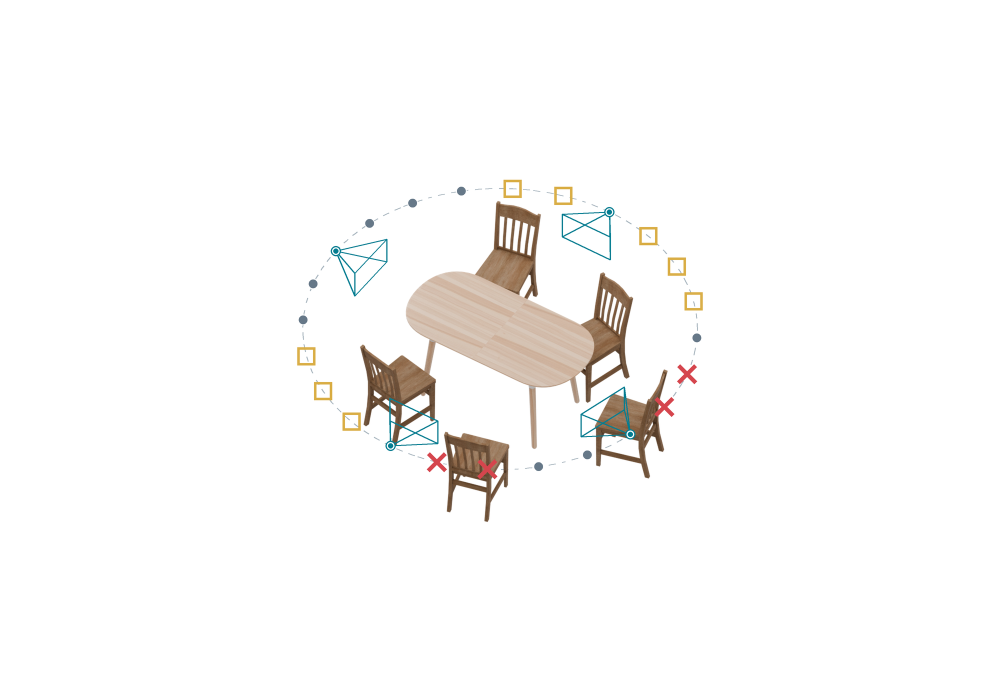
#> input picture figures/source/fig06_viewpoint_generation/candidate_selection_five_chairs.png, 2000 x 1400 px (shown at 1/2 size)
$ python compose_two_insets.py
#> lines starting #> are read from the running program, lines starting #| are printed output that depends on the picture
from pathlib import Path
from PIL import Image,ImageDraw,ImageFont
import json,math
out=Path(__file__).resolve().parent
S=2;W,H=2200,1450
im=Image.new('RGB',(W*S,H*S),'white');crop=(480,220,1520,1233);scale=1.38;origin=(5,20)
#> after `im = Image.new('RGB', (W * S, H * S), 'white')`: im: PIL image 4400x2900 RGB; every value is 255
main=Image.open(out/'candidate_selection_five_chairs.png').convert('RGB').crop(crop);main=main.resize((round(main.width*scale*S),round(main.height*scale*S)),Image.Resampling.LANCZOS);im.paste(main,(origin[0]*S,origin[1]*S));d=ImageDraw.Draw(im)
#> after `main = Image.open(out / 'candidate_selection_five_chairs.png').convert`:
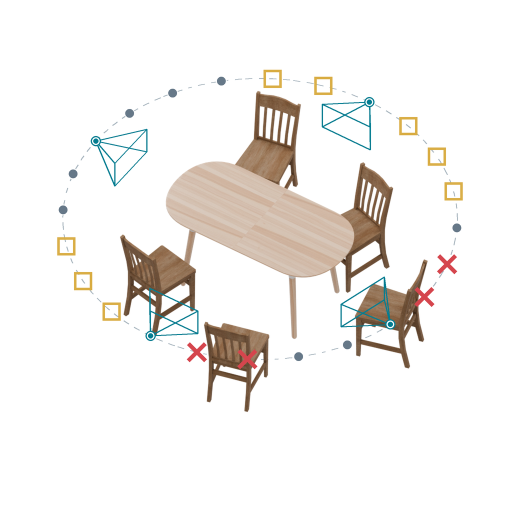
#> main: PIL image 1040x1013 RGB (shown at 1/2 size); mean R, G, B 243.2, 240.5, 237.8
def dash(a,b):
 length=math.dist(a,b)
 for t in range(0,math.ceil(length),18):
  e=min(length,t+10);d.line([(round((a[0]+(b[0]-a[0])*v/length)*S),round((a[1]+(b[1]-a[1])*v/length)*S)) for v in (t,e)],fill='#202020',width=4*S)
def marked(local,key):
 local=local.copy();draw=ImageDraw.Draw(local);x,y=json.loads((out/'cross_positions.json').read_text())[key]
 radius=84 if key=='collision' else 70
 for sign in (-1,1):draw.line([(x-radius,y-sign*radius),(x+radius,y+sign*radius)],fill='#D52F3B',width=22 if key=='collision' else 20)
 return local
def place(local,box):
 bb=local.getchannel('A').point(lambda a:255 if a>15 else 0).getbbox()
 if bb:local=local.crop(bb)
 f=min((box[2]-box[0]-24)*S/local.width,(box[3]-box[1]-24)*S/local.height);local=local.resize((round(local.width*f),round(local.height*f)),Image.Resampling.LANCZOS)
 im.paste(local,(round((box[0]+box[2])*S/2-local.width/2),round((box[1]+box[3])*S/2-local.height/2)),local)
def rounded_dash(box,radius):
 x0,y0,x1,y1=box;pts=[]
 for cx,cy,start in [(x1-radius,y0+radius,-90),(x1-radius,y1-radius,0),(x0+radius,y1-radius,90),(x0+radius,y0+radius,180)]:
  for j in range(25):
   a=math.radians(start+90*j/24);pts.append((cx+radius*math.cos(a),cy+radius*math.sin(a)))
 pts.append(pts[0]);distance=0
 for a,b in zip(pts,pts[1:]):
  length=math.dist(a,b);n=max(1,math.ceil(length))
  for j in range(n):
   t0=j/n;t1=(j+1)/n
   if (distance+length*(t0+t1)/2)%18<10:
    d.line([((a[0]+(b[0]-a[0])*t)*S,(a[1]+(b[1]-a[1])*t)*S) for t in (t0,t1)],fill='#202020',width=4*S)
  distance+=length
def callout(proj,box):
 x=origin[0]+(proj[0]-crop[0])*scale;y=origin[1]+(proj[1]-crop[1])*scale;r=42
 rounded_dash((x-r,y-r,x+r,y+r),12)
 dash((x+r,y-r+12),(box[0],box[1]+35));dash((x+r,y+r-12),(box[0],box[3]-35))
 rounded_dash(box,24)
local=Image.open(out/'occlusion_inset_3d.png').convert('RGBA')
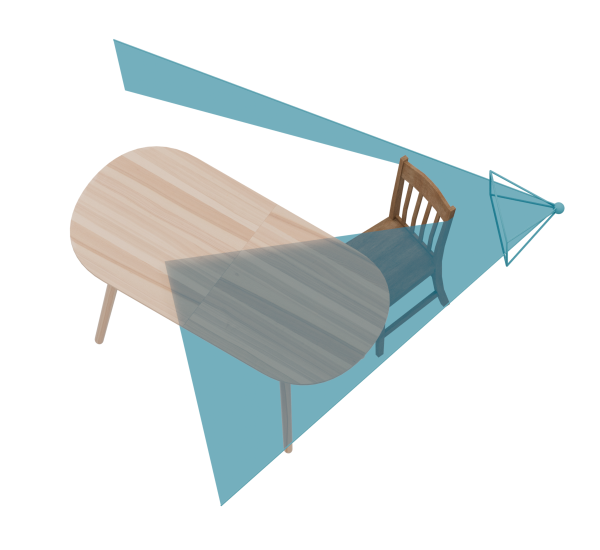
#> input picture figures/source/fig06_viewpoint_generation/occlusion_inset_3d.png, 1200 x 1100 px (shown at 1/2 size)
#> local is the input picture: PIL image 1200x1100 RGBA; mean R, G, B, A 30.5, 40, 41, 59.1
box1=(1490,160,2180,680);box2=(1490,745,2180,1265)
place(marked(local,'occlusion'),box1);place(marked(Image.open(out/'collision_explanation.png').convert('RGBA'),'collision'),box2)
#> (reads figures/source/fig06_viewpoint_generation/cross_positions.json from the repository)
#> in place, `bb=local.getchannel('A').point(lambda a:255 if a>15 else 0).getbbox()`: bb = (139, 77, 1130, 1013)
#> in place, `if bb:local=local.crop(bb)`:
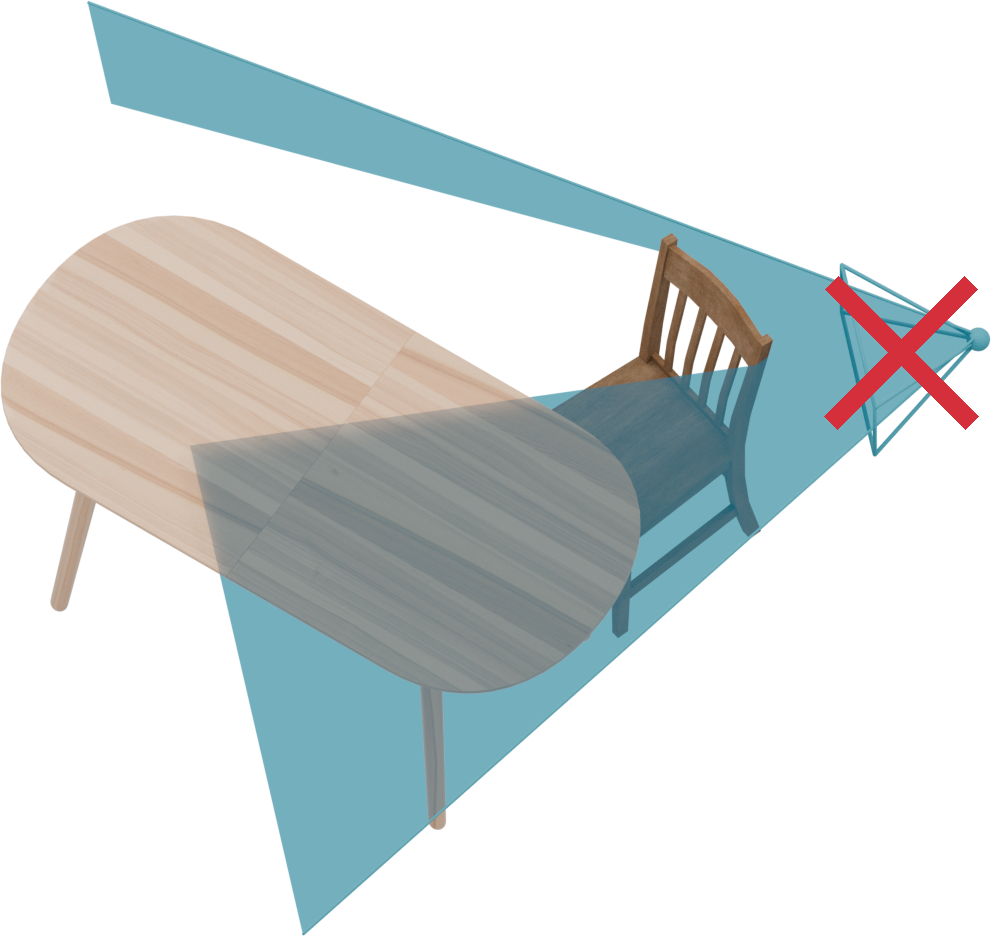
#> local: PIL image 991x936 RGBA; mean R, G, B, A 44.6, 56.3, 57.8, 85.1; transparent parts drawn white
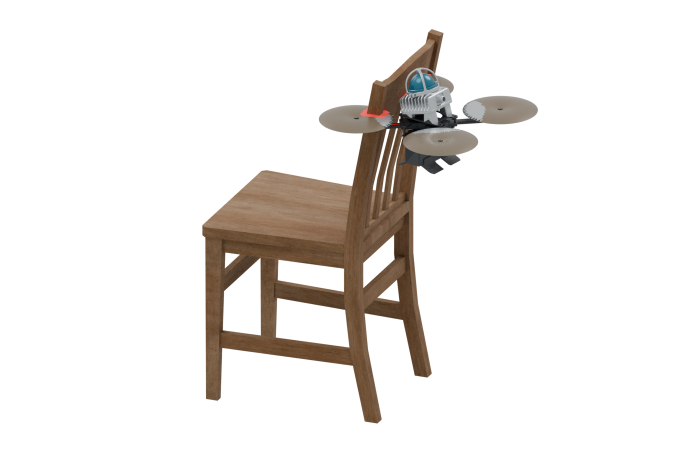
#> input picture figures/source/fig06_viewpoint_generation/collision_explanation.png, 1400 x 900 px (shown at 1/2 size)
#> in marked, local is the input picture: PIL image 1400x900 RGBA; mean R, G, B, A 17, 13.7, 10.9, 34.5
#> call 2 of place, with box = (1490, 745, 2180, 1265)
#> in place (call 2), `bb=local.getchannel('A').point(lambda a:255 if a>15 else 0).getbbox()`: bb = (404, 58, 1076, 848)
#> in place (call 2), `if bb:local=local.crop(bb)`:
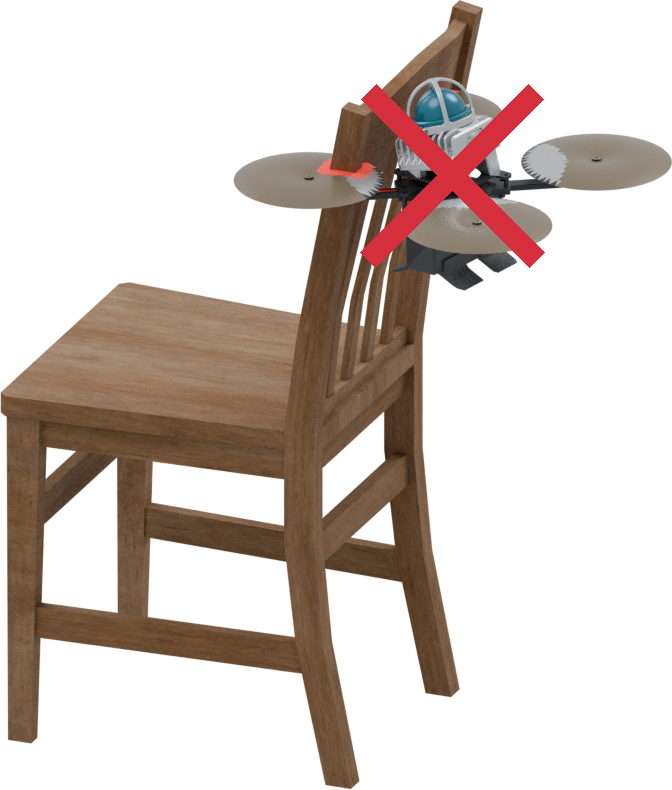
#> local: PIL image 672x790 RGBA; mean R, G, B, A 41.9, 31.1, 24.9, 82.9; transparent parts drawn white
#> in place (call 2), `f = min((box[2] - box[0] - 24) * S / local.width, (box[3] - box[1] - 2`: f = 1.26
#> in place (call 2), `im.paste(local,(round((box[0]+box[2])*S/2-local.width/2),round((box[1]..`:
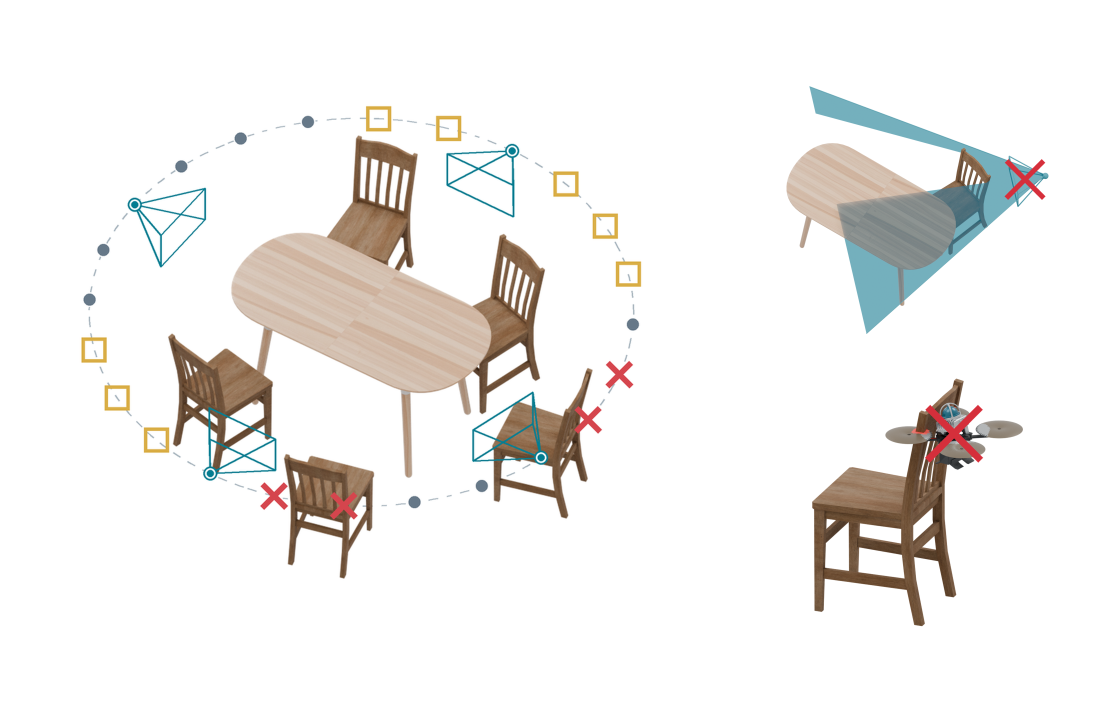
#> im: PIL image 4400x2900 RGB (shown at 1/4 size); mean R, G, B 241.3, 239.4, 237.3
callout(json.loads((out/'occlusion_inset_geometry.json').read_text())['projection'],box1);callout(json.loads((out/'collision_callout.json').read_text())['projection'],box2)
#> (reads figures/source/fig06_viewpoint_generation/occlusion_inset_geometry.json from the repository)
#> after the loop in rounded_dash, `for a,b in zip(pts,pts[1:]):`: distance = 315.4
#> the loop in rounded_dash (call 2), `for a,b in zip(pts,pts[1:]):` made 100 passes
#> (a, b, length, n, distance) on passes 1 to 12: ((2156, 160), (2157.6, 160.1), 1.57, 2, 1.57), ((2157.6, 160.1), (2159.1, 160.2), 1.57, 2, 3.14), ((2159.1, 160.2), (2160.7, 160.5), 1.57, 2, 4.71), ((2160.7, 160.5), (2162.2, 160.8), 1.57, 2, 6.28), ((2162.2, 160.8), (2163.7, 161.3), 1.57, 2, 7.85), ((2163.7, 161.3), (2165.2, 161.8), 1.57, 2, 9.42), ((2165.2, 161.8), (2166.6, 162.5), 1.57, 2, 10.99), ((2166.6, 162.5), (2168, 163.2), 1.57, 2, 12.56), ((2168, 163.2), (2169.3, 164), 1.57, 2, 14.13), ((2169.3, 164), (2170.6, 165), 1.57, 2, 15.71), ((2170.6, 165), (2171.8, 166), 1.57, 2, 17.28), ((2171.8, 166), (2173, 167), 1.57, 2, 18.85)
#> (reads figures/source/fig06_viewpoint_generation/collision_callout.json from the repository)
# Candidate-state legend; avoid implying final route-planner selection.
font=ImageFont.truetype('/usr/share/fonts/truetype/dejavu/DejaVuSans.ttf',29*S)
y=1375
x=75
d.ellipse(((x-10)*S,(y-10)*S,(x+10)*S,(y+10)*S),fill='#667888')
d.text(((x+28)*S,y*S),'Sampled viewpoints',font=font,fill='#243443',anchor='lm')
x=625
# Upright horizontal frustum icon with a vertical image plane.
pts=[((x-32)*S,y*S),((x+12)*S,(y-21)*S),((x+32)*S,(y-13)*S),((x+32)*S,(y+21)*S),((x+12)*S,(y+13)*S)]
for q in pts[1:]:d.line([pts[0],q],fill='#007D91',width=2*S)
d.line(pts[1:]+[pts[1]],fill='#007D91',width=2*S)
d.text(((x+50)*S,y*S),'Retained candidates',font=font,fill='#243443',anchor='lm')
x=1200
d.rectangle(((x-15)*S,(y-15)*S,(x+15)*S,(y+15)*S),outline='#D9AD45',width=4*S)
d.text(((x+30)*S,y*S),'Occluded viewpoints',font=font,fill='#243443',anchor='lm')
x=1760
for sign in (-1,1):d.line([((x-15)*S,(y-sign*15)*S),((x+15)*S,(y+sign*15)*S)],fill='#D5454D',width=6*S)
d.text(((x+30)*S,y*S),'Collision rejected',font=font,fill='#243443',anchor='lm')
im.save(out/'candidate_selection_two_insets_highres.png');im.resize((W,H),Image.Resampling.LANCZOS).save(out/'candidate_selection_two_insets.png');im.save(out/'candidate_selection_two_insets.pdf',resolution=300)
#> after `im.save(out / 'candidate_selection_two_insets_highres.png')`:
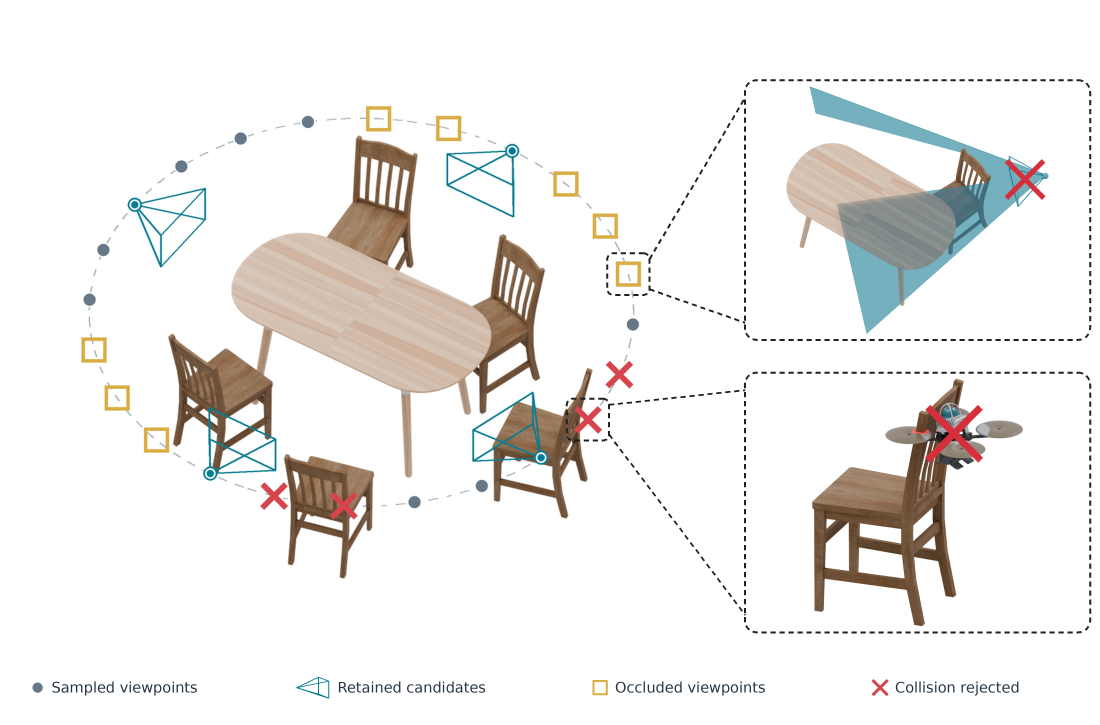
#> saved as candidate_selection_two_insets_highres.png: PIL image 4400x2900 RGB (shown at 1/4 size); mean R, G, B 239.7, 237.8, 235.8
